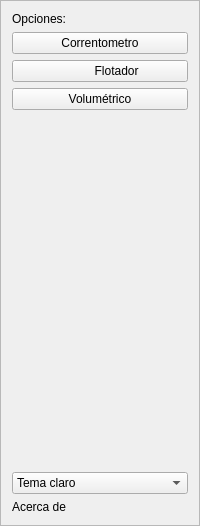
    <widget class="QFrame" name="frame">
     <property name="frameShape">
      <enum>QFrame::StyledPanel</enum>
     </property>
     <property name="frameShadow">
      <enum>QFrame::Raised</enum>
     </property>
     <layout class="QVBoxLayout" name="verticalLayout">
      <item>
       <widget class="QLabel" name="label_18">
        <property name="text">
         <string>Opciones:</string>
        </property>
       </widget>
      </item>
      <item>
       <widget class="QPushButton" name="btnCorrectometro">
        <property name="text">
         <string>Correntometro</string>
        </property>
        <property name="icon">
         <iconset resource="rsc.qrc">
          <normaloff>:/img/correntometro.png</normaloff>:/img/correntometro.png</iconset>
        </property>
        <property name="iconSize">
         <size>
          <width>32</width>
          <height>32</height>
         </size>
        </property>
       </widget>
      </item>
      <item>
       <widget class="QPushButton" name="btnFlotador">
        <property name="text">
         <string>          Flotador</string>
        </property>
        <property name="icon">
         <iconset resource="rsc.qrc">
          <normaloff>:/img/flotador.png</normaloff>:/img/flotador.png</iconset>
        </property>
        <property name="iconSize">
         <size>
          <width>32</width>
          <height>32</height>
         </size>
        </property>
       </widget>
      </item>
      <item>
       <widget class="QPushButton" name="btnVolumetrico">
        <property name="text">
         <string>Volumétrico</string>
        </property>
        <property name="icon">
         <iconset resource="rsc.qrc">
          <normaloff>:/img/volumetrico.png</normaloff>:/img/volumetrico.png</iconset>
        </property>
        <property name="iconSize">
         <size>
          <width>32</width>
          <height>32</height>
         </size>
        </property>
        <property name="flat">
         <bool>false</bool>
        </property>
       </widget>
      </item>
      <item>
       <spacer name="verticalSpacer">
        <property name="orientation">
         <enum>Qt::Vertical</enum>
        </property>
        <property name="sizeHint" stdset="0">
         <size>
          <width>17</width>
          <height>356</height>
         </size>
        </property>
       </spacer>
      </item>
      <item>
       <widget class="QComboBox" name="comboBox">
        <item>
         <property name="text">
          <string>Tema claro</string>
         </property>
        </item>
        <item>
         <property name="text">
          <string>Tema oscuro</string>
         </property>
        </item>
       </widget>
      </item>
      <item>
       <widget class="QLabel" name="lblAcerca">
        <property name="text">
         <string>Acerca de</string>
        </property>
       </widget>
      </item>
     </layout>
    </widget>
